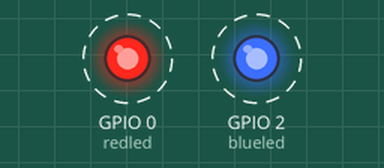
Simulated run of this program. Board: ESP8266 board running MicroPython. Parts: output pins drawn as LEDs (lit = HIGH, except the on-board LED, lit = LOW). Dashed ring = blinking.

Above: at 0.5 s.
Timing chart, 0 to 4.6 s (numbered marks = the images above):
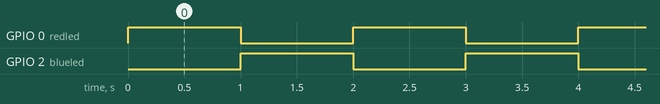

The program:

huzzah_blinky.py
```python
# Alternating blinking of the two built-in LEDS
# on an Adafruit Huzzah board with MicroPython firmware

import machine, time

redled=machine.Pin(0,machine.Pin.OUT)
blueled=machine.Pin(2,machine.Pin.OUT)

while True:
    redled.high()
    blueled.low()
    time.sleep(1.0)
    redled.low()
    blueled.high()
    time.sleep(1.0)
```

Measured:
- by itself, GPIO 0 (redled), GPIO 2 (blueled): alternates HIGH for 1.0 s and LOW for 1.0 s
